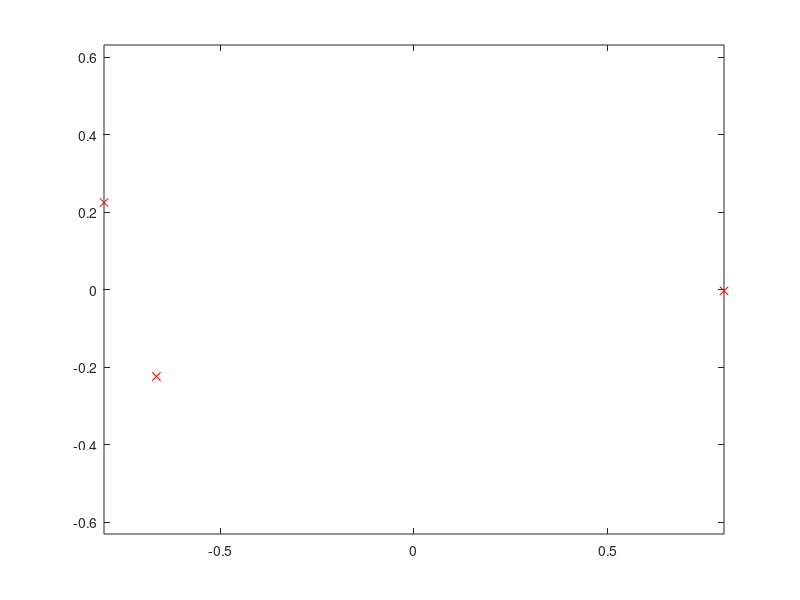

This figure's MATLAB source:
%{
This gets us the geographical points for our cities
Found though link on wikipedia to geographical coordinates

1. New York: 40.728333,-73.994167
2. Chicago: 41.836944,-87.684722
3. Los Angeles: 34.05,-118.25
4. Seattle: 47.609722,-122.333056
5. Atlanta: 33.755,-84.39
6. Denver: 39.76185,-104.881105


7. Amsterdam: 52.366667,4.9
8. Berlin: 52.516667,13.383333
9. Prague: 50.083333,14.416667
10. Paris: 48.8567,2.3508
11. Munich: 48.133333,11.566667
12. Vienna: 48.2,16.366667
13. Warsaw: 52.233333,21.016667

%}

allCities = [
40.728333,-73.994167;
41.836944,-87.684722;
34.05,-118.25;
47.609722,-122.333056;
33.755,-84.39;
39.76185,-104.881105;
52.366667,4.9;
52.516667,13.383333;
50.083333,14.416667;
48.8567,2.3508;
48.133333,11.566667;
48.2,16.366667;
52.233333,21.016667];

citiesToInclude = [1 3 4];
citiesLatLong = allCities(citiesToInclude,:);

citiesLat = citiesLatLong(:,1);
citiesLong = citiesLatLong(:,2);


latRange = max(citiesLat)-min(citiesLat);
longRange = max(citiesLong)-min(citiesLong);
range = max(latRange,longRange);
citiesLat = (citiesLat-min(citiesLat))./range;
citiesLong = (citiesLong-min(citiesLong))./range;

%put in -1 to 1 range
citiesLat = 2*citiesLat;
citiesLat = citiesLat-0.5*(max(citiesLat)-min(citiesLat));
citiesLong = 2*citiesLong;
citiesLong = citiesLong-0.5*(max(citiesLong)-min(citiesLong));

shrink = 0.8; %ensures that reward center is not at exact edge
citiesLat = citiesLat.*shrink;
citiesLong = citiesLong.*shrink;

plot(citiesLong,citiesLat,'rx');
axis equal